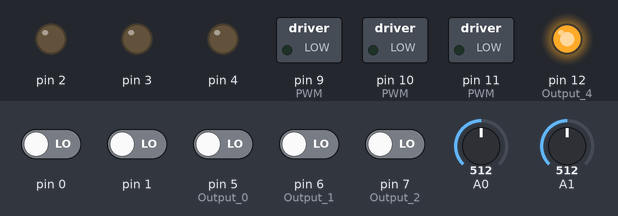
Recording of a sketch running on a simulated Arduino Nano, built with avr-gcc and run on an emulated ATmega328P. Shown: switched loads named in the sketch (green lamp = pin HIGH), output pins drawn as LEDs (lit = HIGH). Inputs (shaded band) come from the test bench; at power-on: pin 0, pin 1, pin 5 (Output_0), pin 6 (Output_1), pin 7 (Output_2) LOW, A0 = 512, A1 = 512. What the sketch prints to the serial monitor is not drawn.

Above: at 1.2 s.
Timing chart, 0 to 1.3 s (numbered marks = the images above; inputs shaded):
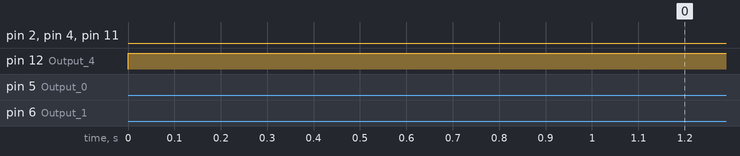

The sketch:

arduino.ino
```cpp
//https://www.ftdichip.com/Support/Knowledgebase/index.html?an232beffectbuffsizeandlatency.htm
//https://ww1.microchip.com/downloads/en/DeviceDoc/Atmel-7810-Automotive-Microcontrollers-ATmega328P_Datasheet.pdf
/*
 * CD-ROM Sensored BLDC motor control using Arduino.
 * This is a free software with NO WARRANTY.
 * https://simple-circuit.com/
 */
/*
Arduino nano CLI
https://github.com/arduino/arduino-cli
https://arduino.github.io/arduino-cli/0.21/commands/arduino-cli/

  551 mkdir rpi_deb
  552 cd rpi_deb
https://github.com/arduino/arduino-cli/releases
  553 wget https://github.com/arduino/arduino-cli/releases/download/0.22.0/arduino-cli_0.22.0_Linux_64bit.tar.gz
Kicsomagol ide
  554  ./arduino-cli
  555  ./arduino-cli config init
  556  ./arduino-cli sketch new blink
  557  nano blink/blink.ino
  558  ./arduino-cli core update-index
  559  ./arduino-cli board list    //→nem ismerte fel a nano-t
  560  ./arduino-cli board listall
  562  ./arduino-cli core search nano
  564  ./arduino-cli core install arduino:avr   // →  avr telepites
  565  ./arduino-cli core update-index
  566  ./arduino-cli board list   //→ most se latja
  567  ./arduino-cli board listall
  570  sudo chmod 777 /dev/ttyUSB0    //→ ez kell
  571  ./arduino-cli board list   //most se latja  577  ./arduino-cli compile --verbose --fqbn arduino:avr:nano blink   //forditani azert lehet
  582  ./arduino-cli upload -v -p /dev/ttyUSB0 --fqbn arduino:avr:nano blink  // azt irjak azert letolti es tenyleg !!!
../../../bow/arduino-cli compile --verbose --fqbn arduino:avr:nano arduino.ino
../../../bow/arduino-cli upload -v -p /dev/ttyUSB1 --fqbn arduino:avr:nano arduino.ino
*/


#define CW_ 0
#define CCW_ 1
volatile unsigned int dir=CW_;

volatile byte bldc_step, motor_speedADC, motor_speed;

#define FLOAT_TO_INT(x) ((x)>=0?(int)((x)+0.5):(int)((x)-0.


volatile uint8_t adcPin=0;
volatile uint8_t dataadc;
volatile uint8_t data[5];
volatile uint8_t *datap;
volatile uint8_t datarx[5];
volatile uint8_t *datarxp;
volatile uint8_t serialgo=0;
volatile uint16_t scheduler;
//String dataStr="250\n";

volatile uint8_t *pos1 = &data[0];
volatile uint8_t *pos2 = &data[1];
volatile uint8_t *pos3 = &data[2];
volatile uint8_t *velw = &data[3];//velocity wheel
volatile uint8_t tick, tick_last;

//volatile uint8_t adctrig;

#define ADCMSEC 10
#define ADCTXTRIG (10*ADCMSEC)
ISR (ADC_vect)
{
  //digitalWrite(3, LOW);

  tick++;

  if(adcPin)dataadc = ADCH;
  else motor_speedADC=ADCH;
  ADMUX   = bit (REFS0) | (adcPin++ & 7) | bit(ADLAR);
  if(adcPin > 1)adcPin=0;

  //100usec, 10khz
  scheduler++;

  //if(scheduler == 16){
  //  *pos1 = dataadc;
  //}


  //if(scheduler == 33){
  //  *pos2 = dataadc;
  //}


  if(scheduler == ADCTXTRIG-ADCMSEC)
    UCSR0B = 0;


  if(scheduler == ADCTXTRIG){
    scheduler = 0;
    //adctrig=1;

    *pos3 = dataadc;

   //data[0] = '0';
   //data[1] = '0';
   //data[2] = '1';
   //data[3] = '\n';
   //data[4] = 0;


   data[0] = datarx[0];
   data[1] = datarx[1];
   data[2] = datarx[2];
   data[3] = '\n';
   data[4] = 0;
   datap = data;
   datarxp = datarx;
   datarx[0]=0;
   datarx[1]=0;
   datarx[2]=0;
   datarx[3]='\n';
   datarx[4]=0;

    UCSR0B = bit(TXEN0) | bit(UDRIE0);

  }


  //digitalWrite(3, HIGH);
}

#if 1
ISR(USART_UDRE_vect)
{
  UDR0 = *datap++;
  if(datap > &data[2])
  {
        UCSR0B = bit(TXEN0) | bit (TXCIE0) | bit(RXEN0) | bit(RXCIE0);
        datap = data;
  }


  //digitalWrite(4, LOW);
  //digitalWrite(4, HIGH);

}

ISR(USART_TX_vect)
{
  //datarxp = datarx;
  UCSR0B = bit(RXEN0) | bit(RXCIE0);

  //digitalWrite(4, LOW);
  //digitalWrite(4, HIGH);


}

ISR(USART_RX_vect)
{
  *datarxp++ = UDR0;
  if(datarxp > &datarx[2])
    UCSR0B = 0;

  //digitalWrite(4, HIGH);
  //digitalWrite(4, LOW);
}
#endif

ISR (PCINT2_vect){
  bldc_step = (PIND >> 5) & 7;       // Read hall effect sensors status (PIND: read from PORTD which is arduino pins 0..7)
  bldc_move();

  *velw = tick - tick_last;
  tick_last = tick;
  //digitalWrite(12, HIGH);
  //digitalWrite(12, LOW);

}

void bldc_move(){        // BLDC motor commutation function
  if(dir == CW_)
    switch(bldc_step){
      case 1:
        AH_CL();
        break;
      case 2:
        BH_AL();
        break;
      case 3:
        BH_CL();
        break;
      case 4:
        CH_BL();
        break;
      case 5:
        AH_BL();
        break;
      case 6:
        CH_AL();
        break;
      default:
        //PORTD = 0xe0;
        break;
    }
  else
    switch(bldc_step){
      case 1:
        AL_CH();
        break;
      case 2:
        BL_AH();
        break;
      case 3:
        BL_CH();
        break;
      case 4:
        CL_BH();
        break;
      case 5:
        AL_BH();
        break;
      case 6:
        CL_AH();
        break;
      default:
        //PORTD = 0xe0;
        break;
    }
}

/************************************************************
*
************************************************************/
void setup() {

  //pinMode(5,OUTPUT);  // Output 0
  //pinMode(6,OUTPUT);  // Output 1
  //pinMode(7,OUTPUT);  // Output 2
  //pinMode(8,OUTPUT);  // Output 3
  //pinMode(12,OUTPUT);  // Output 4
  //pinMode(13,OUTPUT);  // Output 5

  //pinMode(9,OUTPUT);  // PWM
  //pinMode(10,OUTPUT); // PWM
  //pinMode(11,OUTPUT); // PWM


  DDRD  |= 0x1C;           // Configure pins 2, 3 and 4 as outputs
//pinMode(5, INPUT_PULLUP);
//pinMode(6, INPUT_PULLUP);
//pinMode(7, INPUT_PULLUP);
//  PORTD  = 0xe0;
  PORTD  = 0x00;

  DDRB  |= 0x0E;           // Configure pins 9, 10 and 11 as outputs
  PORTB  = 0x31;

  pinMode(12, OUTPUT);


  /*************************/
  /* ADC */
  /*************************/
  //szabadonfuto
  //10khz
  //a0 input

  ADMUX   = bit (REFS0) | (adcPin & 7) | bit(ADLAR);
  ADCSRB  = 0; //free running
  //ADCSRA  =  bit (ADEN) | bit (ADIE) | bit (ADIF) | bit (ADATE) | bit (ADSC);
  //ADCSRA  =  0;
  ADCSRA  =  bit (ADEN) | bit (ADIE) | bit (ADIF) | bit (ADATE) | bit (ADSC) | bit(ADPS0) | bit(ADPS1) | bit(ADPS2); //enable ADC 16mhz/128div
  //ADCSRA  =  bit (ADEN) | bit (ADIE) | bit (ADIF) | bit (ADATE) | bit (ADSC) /*|                bit(ADPS1) | bit(ADPS2)*/; //enable ADC


  /*Set baud rate */
  //Serial.begin(115200);

  //UBRR0H = (unsigned char)(0>>8);
  //UBRR0L = (unsigned char)0;
  /* double speed, clear data reg empty, */
  //UCSR0A = (1<<U2X0);

  //baud 9600
  //UBRR0 = 103;
  //UCSR0A = (0<<U2X0);

 //baud 19200
  //UBRR0 = 51;
  //UCSR0A = (0<<U2X0);
  /*Enable receiver and transmitter */
  // UCSR0B = (1<<RXEN0)|(1<<TXEN0);
  /* Set frame format: 8data, 2stop bit */
  //UCSR0C = (1<<USBS0)|(3<<UCSZ00);

  //baud 115200
  UCSR0A = (1<<U2X0);
  UBRR0 = 16;


  //USART_Flush();

  datap = data;


  data[0] = '0';
   data[1] = '0';
   data[2] = '0';
   data[3] = '\n';
   data[4] = 0;


  // Timer1 module setting: set clock source to clkI/O / 1 ( prescaling)
  TCCR1A = 0;
  TCCR1B = 0x02;
  // Timer2 module setting: set clock source to clkI/O / 1 ( prescaling)
  TCCR2A = 0;
  TCCR2B = 0x02;

 // Pin change interrupt configuration
  PCICR  = 4;                        // Enable pin change interrupt for pins 0 to 7
  PCMSK2 = 0xE0;                     // Enable pin change interrupt for pins 5, 6 and 7
  // BLDC motor first move
  bldc_step = (PIND >> 5) & 7;       // Read hall effect sensors status (PIND: read from PORTD which is arduino pins 0..7)
  bldc_move();
 // Move the BLDC motor (first move)

}

 unsigned int save1;
 unsigned int save2;
 unsigned int save3;


void loop() {


  //if(adctrig){
  //  Serial.print(dataStr);
  //  adctrig=0;
  //}

  //motor_speed=motor_speedADC;
  if(motor_speed > 130) {
    dir = CCW_;
    motor_speed -= 130;
    motor_speed *= 2;
  }
  else if (motor_speed < 124){
    dir = CW_;
    motor_speed ++;//ha 0
    motor_speed = 255 - motor_speed;
    motor_speed *= 2;
    velw = 0;

  }
  else{
    motor_speed = 0;
    save1 = TCCR1A;
    save2 = TCCR2A;
    save3 = PORTD;
  }

  SET_PWM_DUTY(motor_speed);

}

void USART_Flush( void )
{
  unsigned char dummy;
  while ( UCSR0A & (1<<RXC0) )
    dummy = UDR0;
}


void AH_BL(){
  PORTD &= ~0x10;
//  PORTD |=  0x08;
  PORTD |=  0x0c;

  TCCR1A =  0x81;         //
  TCCR2A =  0;            // Turn pin 9 (OC1A) PWM ON (pin 10 & pin 11 OFF)
}
void AH_CL(){

  digitalWrite(12, HIGH);
  digitalWrite(12, LOW);

  PORTD &= ~0x08;
//  PORTD |=  0x10;
  PORTD |=  0x14;

  TCCR1A =  0x81;         //
  TCCR2A =  0;            // Turn pin 9 (OC1A) PWM ON (pin 10 & pin 11 OFF)
}
void BH_CL(){
  PORTD &= ~0x04;
//  PORTD |=  0x10;
  PORTD |=  0x18;

  TCCR1A =  0x21;         //
  TCCR2A =  0;            // Turn pin 10 (OC1B) PWM ON (pin 9 & pin 11 OFF)
}
void BH_AL(){
  PORTD &= ~0x10;
//  PORTD |=  0x04;
  PORTD |=  0x0c;

  TCCR1A =  0x21;         //
  TCCR2A =  0;            // Turn pin 10 (OC1B) PWM ON (pin 9 & pin 11 OFF)
}
void CH_AL(){
  PORTD &= ~0x08;
//  PORTD |=  0x04;
  PORTD |=  0x14;

  TCCR1A =  0;            // Turn pin 11 (OC2A) PWM ON (pin 9 & pin 10 OFF)
  TCCR2A =  0x81;         //
}
void CH_BL(){
  PORTD &= ~0x04;
//  PORTD |=  0x08;
  PORTD |=  0x18;

  TCCR1A =  0;            // Turn pin 11 (OC2A) PWM ON (pin 9 & pin 10 OFF)
  TCCR2A =  0x81;         //
}


/**/
//ccw

void AL_BH(){
  PORTD &= ~0x10;
  PORTD |=  0x0c;

  TCCR1A =  0x21;         //
  TCCR2A =  0;            // Turn pin 10 (OC1B) PWM ON (pin 9 & pin 11 OFF)

}
void AL_CH(){

  digitalWrite(12, HIGH);
  digitalWrite(12, LOW);

  PORTD &= ~0x08;
//  PORTD |=  0x10;
  PORTD |=  0x14;

  TCCR1A =  0;            // Turn pin 11 (OC2A) PWM ON (pin 9 & pin 10 OFF)
  TCCR2A =  0x81;         //
}
void BL_CH(){
  PORTD &= ~0x04;
//  PORTD |=  0x10;
  PORTD |=  0x18;

  TCCR1A =  0;            // Turn pin 11 (OC2A) PWM ON (pin 9 & pin 10 OFF)
  TCCR2A =  0x81;         //
}
void BL_AH(){
  PORTD &= ~0x10;
//  PORTD |=  0x04;
  PORTD |=  0x0c;


  TCCR1A =  0x81;         //
  TCCR2A =  0;            // Turn pin 9 (OC1A) PWM ON (pin 10 & pin 11 OFF)

}
void CL_AH(){
  PORTD &= ~0x08;
//  PORTD |=  0x04;
  PORTD |=  0x14;


  TCCR1A =  0x81;         //
  TCCR2A =  0;            // Turn pin 9 (OC1A) PWM ON (pin 10 & pin 11 OFF)

}
void CL_BH(){
  PORTD &= ~0x04;
//  PORTD |=  0x08;
  PORTD |=  0x18;


  TCCR1A =  0x21;         //
  TCCR2A =  0;            // Turn pin 10 (OC1B) PWM ON (pin 9 & pin 11 OFF)
}

void SET_PWM_DUTY(byte duty){
  OCR1A  = duty;
  // Set pin 9  PWM duty cycle
  OCR1B  = duty;                   // Set pin 10 PWM duty cycle
  OCR2A  = duty;                   // Set pin 11 PWM duty cycle
}


/*
An effect that is not immediately obvious is the way the size of the USB total packet request has on the smoothness of data flow. When a read request is sent to USB, the USB host controller will continue to read 64 byte packets until one of the following conditions is met:
1.  It has read the requested size (default is 4 Kbytes).

2.  It has received a packet shorter than 64 bytes from the chip.

3.  It has been cancelled.

While the host controller is waiting for one of the above conditions to occur, NO data is received by our driver and hence the user's application. The data, if there is any, is only finally transferred after one of the above conditions has occurred.
Normally condition 3 will not occur so we will look at cases 1 and 2. If 64 byte packets are continually sent back to the host, then it will continue to read the data to match the block size requested before it sends the block back to the driver. If a small amount of data is sent, or the data is sent slowly, then the latency timer will take over and send a short packet back to the host which will terminate the read request. The data that has been read so far is then passed on to the users application via the FTDI driver. This shows a relationship between the latency timer, the data rate and when the data will become available to the user. A condition can occur where if data is passed into the FTDI chip at such a rate as to avoid the latency timer timing out, it can take a long time between receiving data blocks. This occurs because the host controller will see 64 byte packets at the point just before the end of the latency period and will therefore continue to read the data until it reaches the block size before it is passed back to the user's application.
The rate that causes this will be:
62 / Latency Timer bytes/Second
(2 bytes per 64 byte packet are used for status)
For the default values: -
62 / 0.016 ~= 3875 bytes /second ~= 38.75 KBaud
Therefore if data is received at a rate of 3875 bytes per second (38.75 KBaud) or faster, then the data will be subject to delays based on the requested USB block length. If data is received at a slower rate, then there will be less than 62 bytes (64 including our 2 status bytes) available after 16 milliseconds. Therefore a short packet will occur, thus terminating the USB request and passing the data back. At the limit condition of 38.75 KBaud it will take approximately 1.06 seconds between data buffers into the users application (assuming a 4Kbyte USB block request buffer size).
To get around this you can either increase the latency timer or reduce the USB block request. Reducing the USB block request is the preferred method though a balance between the 2 may be sought for optimum system response.
*/
```
